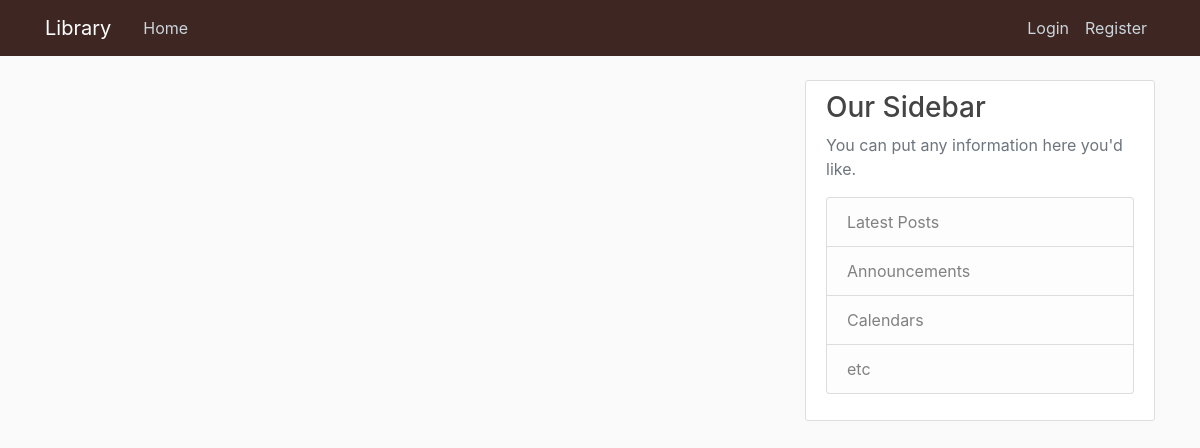
/author/Haruki_Murakami/, run on an earlier commit of the app's database.
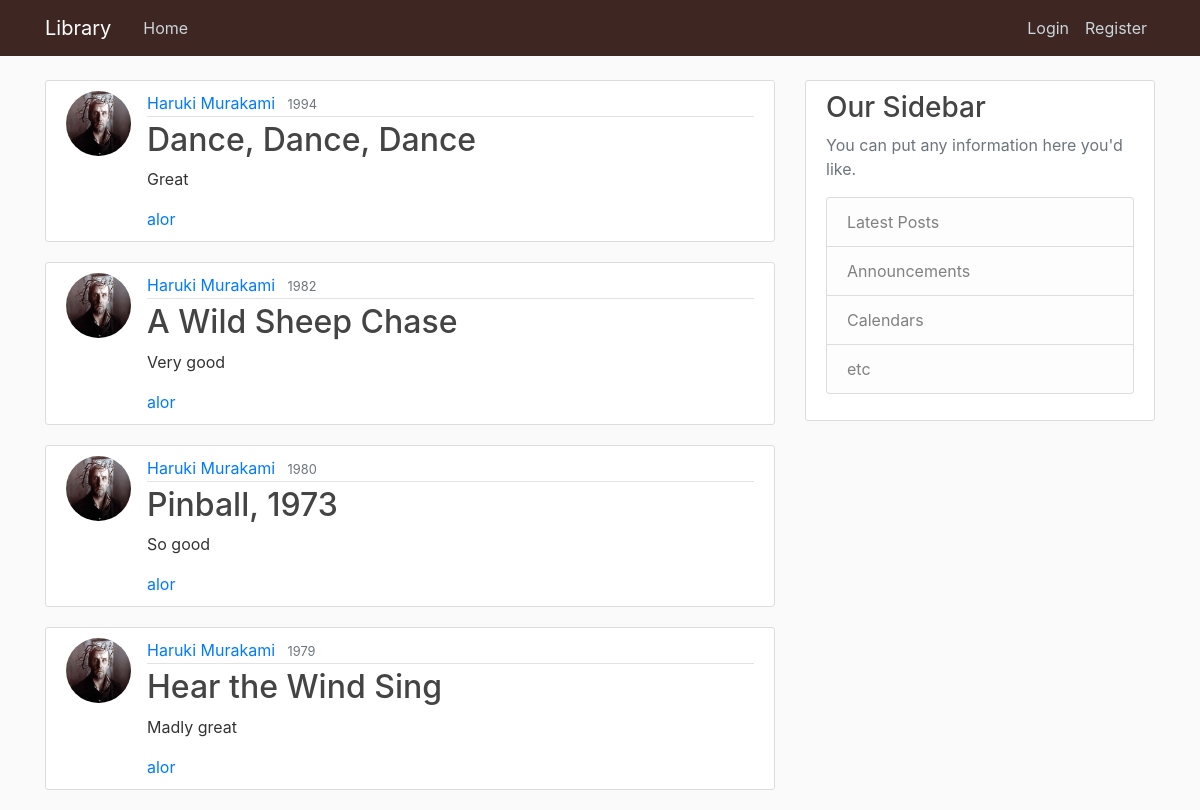
And on a later commit of the database.
### meh/models.py (models this page shows, shortened)
class Book(models.Model):
    title = models.CharField(max_length=100)
    author = models.CharField(max_length=100)
    year = models.CharField(max_length=7)
    about = models.TextField()
    username = models.ForeignKey(User, on_delete=models.CASCADE)
    author_url = models.CharField(max_length=100, blank=True, editable=False)

### users/models.py (models this page shows, shortened)
class Profile(models.Model):
    user = models.OneToOneField(User, on_delete=models.CASCADE)
    image = models.ImageField(default='default.jpg', upload_to="profile_pics")

### meh/views.py (the view)
# urls.py: path('author/<str:pk>/', AuthorListView.as_view(), name="author-detail"),
class AuthorListView(ListView):
    model = Book
    template_name = "meh/author_detail.html"
    def get_context_data(self, **kwargs):
        context = super().get_context_data(**kwargs)
        author_url = self.kwargs['pk']
        context['books'] = Book.objects.filter(author_url=author_url).order_by('-id')
        return context

### meh/templates/meh/author_detail.html (shortened to what this page needs)
{% extends "meh/base.html" %}
{% block content %}
    {% for book in books %}
        <article class="media content-section">
            <img class="rounded-circle article-img" src="{{ book.username.profile.image.url }}">
            <div class="media-body">
                <div class="article-metadata">
                    <a class="mr-2" href="{% url 'author-detail' book.author_url %}">{{ book.author }}</a>
                    <small class="text-muted">{{ book.year }}</small>
                </div>
                <h2><a class="article-title" href="{% url 'book-detail' book.id %}">{{ book.title }}</a></h2>
                <p class="article-content">{{ book.about }}</p>
                <a class="mr-2" href="{% url 'user-books' book.username %}">{{ book.username }}</a>
            </div>
        </article>
    {% endfor %}
{% endblock content %}

What changed in the data, as far as the page shows it:
now on this page (row edited): Book: username.profile.image (picture), author "Haruki Murakami", year "1994", title "Dance, Dance, Dance", about "Great", username "alor"
now on this page (row edited): Book: username.profile.image (picture), author "Haruki Murakami", year "1982", title "A Wild Sheep Chase", about "Very good", username "alor"
now on this page (row edited): Book: username.profile.image (picture), author "Haruki Murakami", year "1980", title "Pinball, 1973", about "So good", username "alor"
now on this page (row edited): Book: username.profile.image (picture), author "Haruki Murakami", year "1979", title "Hear the Wind Sing", about "Madly great", username "alor"
